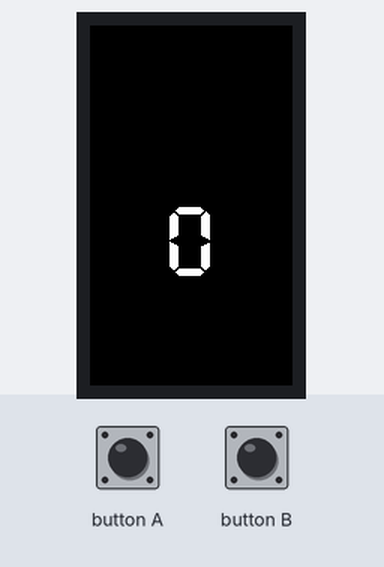
Recording of a sketch running on a simulated ESP32. Parts: 135×240 colour display. The test bench sets the inputs (shaded band). WiFi joins after 1.5 s; servers stay silent unless stated; uploads are accepted with an empty reply; not simulated (calls return 0 or success): lib/.secrets.h.

Above: at 3.3 s.
3.4 s: button A pressed for 1 s
At 4.6 s:
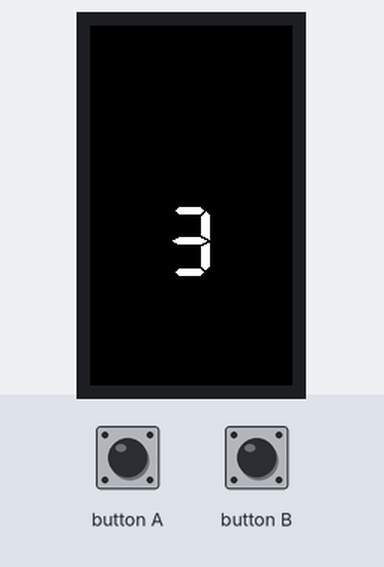
5.9 s: button B pressed for 3.2 s
At 10.3 s:
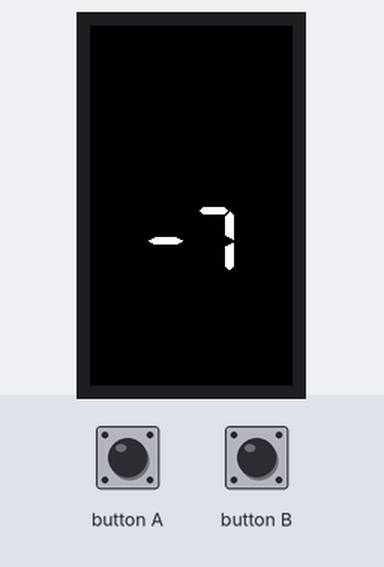
10.6 s: button B pressed for 0.15 s
At 12.0 s:
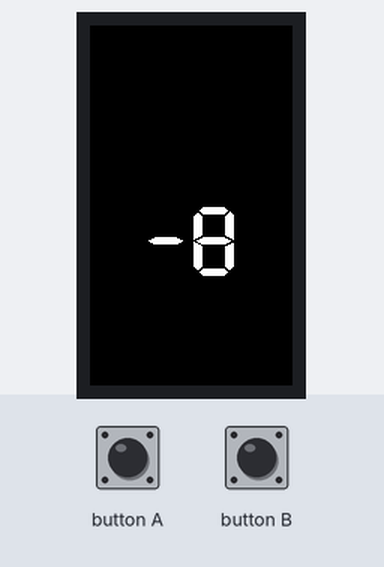
Timing chart, 0 to 13.6 s (numbered marks = the images above; inputs shaded):
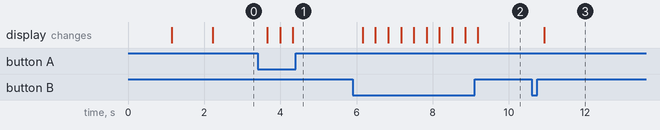

Measured:
- after the input at 3.4 s, the display: first changes after 0.26 s (image 1 shows a later state)
- after the input at 5.9 s, the display: first changes after 0.26 s (image 2 shows a later state)
- after the input at 10.6 s, the display: changes after 0.33 s (image 3)

The sketch:

stick2server.ino
```cpp
#include <M5StickCPlus2.h>
#include <WiFi.h>
#include <HTTPClient.h>
#include "lib/.secrets.h"

String txt = "";
int count = 0;
bool first = true;

void setup()
{
	M5.begin();

	WiFi.begin(ssid, password);
	while (WiFi.status() != WL_CONNECTED)
	{
		delay(1000);
		M5.Lcd.print(".");
	}

	M5.Lcd.println("Connected to WiFi");
	M5.Lcd.fillScreen(BLACK);
}

void sendMessage(const String &message)
{
	HTTPClient http;
	http.begin(server_url);
	http.addHeader("Content-Type", "application/x-www-form-urlencoded");

	String postData = "message=" + message;
	int statusCode = http.POST(postData);

	if (statusCode == 200)
	{
		String response = http.getString();
		// M5.Lcd.println("Response: " + response);
		// M5.Lcd.println(message);
	}
	else
		M5.Lcd.println("Error: " + String(statusCode));

	http.end();
}

void updateDisplay()
{
	M5.Lcd.fillScreen(BLACK);
	M5.Lcd.drawCentreString(String(count), M5.Lcd.width() / 2, M5.Lcd.height() / 2, 7);
}

void loop()
{
	M5.update();
	M5.Lcd.setCursor(0, 0);
	if (first)
	{
		updateDisplay();
		first = false;
	}

	if (M5.BtnA.isPressed())
	{
		count++;
		txt = "Button A pressed " + String(count);
		sendMessage(txt);
		updateDisplay();
	}

	if (M5.BtnB.isPressed())
	{
		count--;
		txt = "Button B pressed " + String(count);
		sendMessage(txt);
		updateDisplay();
	}

	delay(100);
}
```
